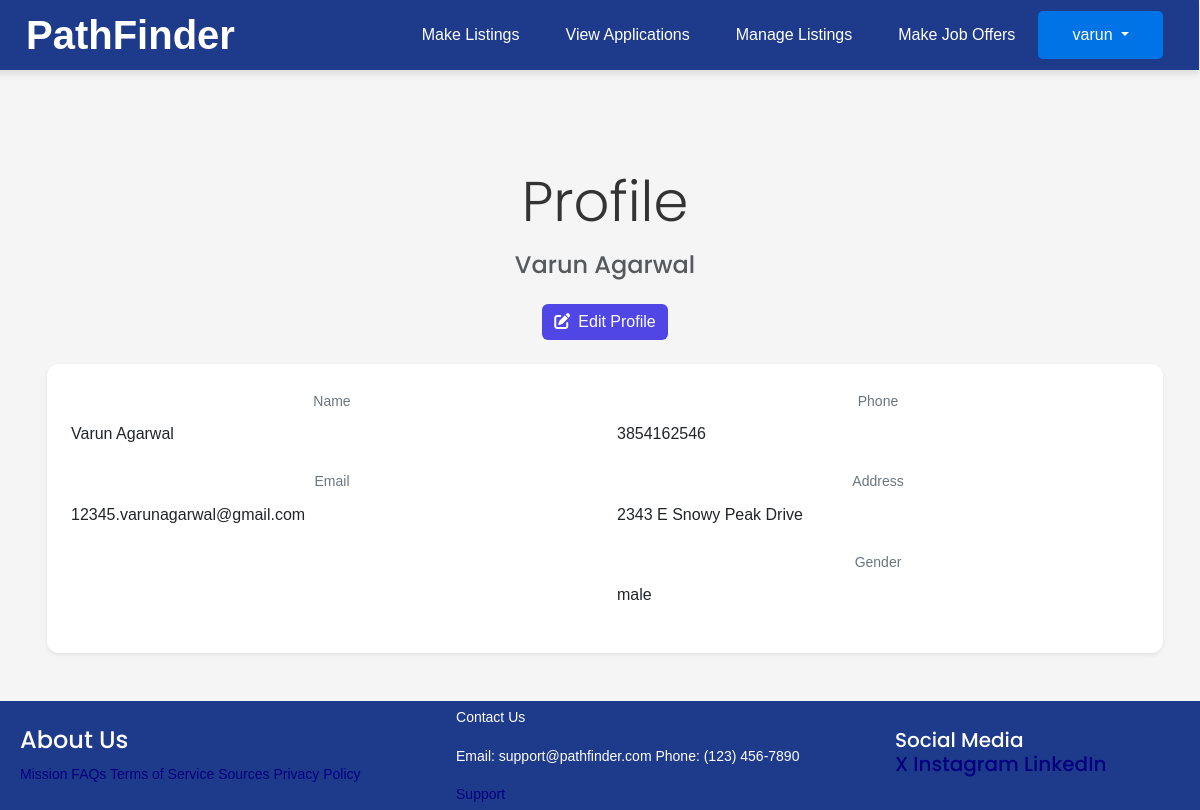
/profile/ (signed in), run on an earlier commit of the app's database.
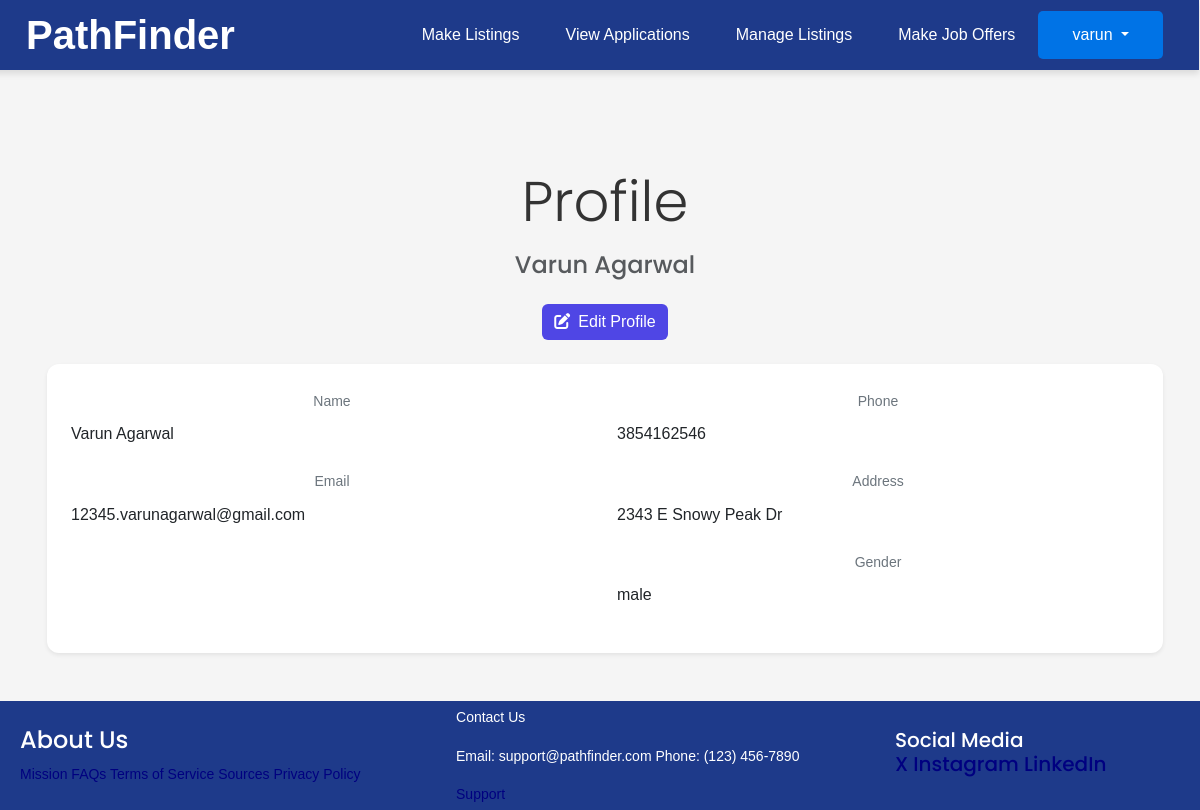
And on a later commit of the database.
### joblist/models.py (models this page shows)
class CustomUser(AbstractUser):
    choices = ( ("Student", "Student"),
               ("Employer", "Employer"),
               ("Mentor", "Mentor"))
    role = models.CharField(max_length=20, choices = choices)
    first_name = models.TextField()
    last_name = models.TextField()
    choices = ( ("male", "male"),
               ("female", "female"),
               ("prefer not to say", "prefer not to say"))
    gender = models.CharField(choices=choices, max_length=20)
    birthday = models.DateField(null=True, blank=True)
    phone = models.TextField()
    email = models.TextField()
    status_mentor = models.TextField(default="pending")
    mentor = models.ForeignKey(applicationMentor, on_delete=models.CASCADE, null = True, blank=True)
    address = models.TextField()
    offers = models.ManyToManyField(JobListing, related_name='offers', blank=True)
    recieveemails = models.BooleanField(default=False)
    REQUIRED_FIELDS = ["phone","birthday","gender", "email", "address", "first_name", "last_name", "role"]

### joblist/views.py (the view)
# urls.py: path('profile/', views.profile, name="view-profile"),
@login_required
def profile(request):
    return render(request, 'joblist/profile.html', {"user": request.user})

### joblist/templates/joblist/profile.html (shortened to what this page needs)
{% extends "joblist/base.html" %}
{% block content %}
<div class="container py-5">
    <div class="text-center mb-4" id="profile-header">
        <h1 class="display-4 mb-3">Profile</h1>
        <h2 class="h4 text-muted">{{ user.first_name }} {{ user.last_name }}</h2>
        <button class="btn btn-primary mt-3" onclick="toggleEditMode()">
            <i class="fas fa-edit me-2"></i>Edit Profile
        </button>
    </div>
    <div class="card shadow-sm" id="profile-card" style="transform-origin: top; transition: all 0.3s ease;">
        <div class="card-body p-4">
            <div class="row g-4">
                <div class="col-md-6">
                    <div class="form-group mb-3">
                        <label class="form-label">Name</label>
                        <input type="text" class="form-control" id="first_name" value="{{ user.first_name }} {{ user.last_name }}" disabled>
                    </div>
                    <div class="form-group mb-3">
                        <label class="form-label">Email</label>
                        <input type="email" class="form-control" id="email" value="{{ user.email }}" disabled>
                    </div>
                </div>
                <div class="col-md-6">
                    <div class="form-group mb-3">
                        <label class="form-label">Phone</label>
                        <input type="tel" class="form-control" id="phone" value="{{ user.phone }}" disabled>
                    </div>
                    <div class="form-group mb-3">
                        <label class="form-label">Address</label>
                        <input type="text" class="form-control" id="address" value="{{ user.address }}" disabled>
                    </div>
                    <div class="form-group mb-3">
                        <label class="form-label">Gender</label>
                        <input type="text" class="form-control" id="gender" value="{{ user.gender }}" disabled>
                    </div>
                </div>
            </div>
        </div>
    </div>
</div>
{% endblock %}

### joblist/templates/joblist/base.html (shortened to what this page needs)
{% load static %}
<!doctype html>
<html lang="en">
  <head>
    <link href='https://cdn.jsdelivr.net/npm/fullcalendar@5.11.3/main.css' rel='stylesheet' />
    <link rel="stylesheet" href="https://cdn.jsdelivr.net/npm/bootstrap@5.3.3/dist/css/bootstrap.min.css">
    <link rel="stylesheet" href="{% static 'css/styles.css' %}">
    <link rel="stylesheet" href="https://cdnjs.cloudflare.com/ajax/libs/font-awesome/6.0.0/css/all.min.css">
  </head>
  <body style="padding-left: 10px">
    <nav class="navbar navbar-expand-sm navbar-custom">
      <div class="container-fluid">
        <a class="navbar-brand" href="/">
          PathFinder
        </a>
        <div class="d-flex ms-auto align-items-center">
  {% if user.is_authenticated %}
  {% if user.is_superuser %}
        <ul class = "navbar-nav">
          <li class = "nav-item"><a class = "nav-link" href = "/">Home</a></li>
          <li class = "nav-item"><a class = "nav-link" href = "/approvelistings">View Pending Job Listings</a></li>
          <li class = "nav-item"><a class = "nav-link" href = "/approvementor">View Pending Mentor Applications</a></li>
        </ul>
    {% elif user.role == "Mentor" %}
          <ul class = "navbar-nav">
            <li class = "nav-item"><a class = "nav-link"href = "/mentorapply">Apply for Mentor</a></li>
            <li class = "nav-item"><a class = "nav-link" href = "/calendar">Calendar</a></li>
            <li class = "nav-item"><a class = "nav-link" href = "/students">Students</a></li>
          </ul>
    {% else %}
          <ul class = "navbar-nav">
            <li class = "nav-item"><a class = "nav-link" href = "{% url 'make-listings' -1 %}">Make Listings</a></li>
            <li class = "nav-item"><a class = "nav-link" href = "/view-applications">View Applications</a></li>
            <li class = "nav-item"><a class = "nav-link" href = "/manage-listings">Manage Listings</a></li>
            <li class = "nav-item"><a class = "nav-link" href = "/offers">Make Job Offers</a></li>
          </ul>
  {% endif %}
  <div class="dropdown" id = "userDropdown">
    <button class="btn dropdown-toggle" type="button" id="userDropdown" data-bs-toggle="dropdown" aria-expanded="false">
      {{ user.username }}
    </button>
  </div>
{% else %}
<a class="nav-link" href="{% url 'account_login' %}">Log In</a>
<a class="btn btn-get-started ms-3" style = "background-color: #1E3A8A; color: white;" href="{% url 'account_signup' %}">Sign Up</a>
{% endif %}
</div>
</div>
</nav>
    <div class="content-area">
      {% block content %}{% endblock %}
    </div>
    <div class="footer-container">
      <div class="footer">
        <div class="footer-heading footer-1">
          <h4>About Us</h4>
          <a href="#">Mission</a>
          <a href="#">FAQs</a>
          <a href="#">Terms of Service</a>
          <a href="/sources">Sources</a>
          <a href="#">Privacy Policy</a>
        </div>
        <div class="footer-heading footer-2">
          <p>Contact Us</p>
          <div style = "clear: both;">
          <p style = "display: inline-block">Email: support@pathfinder.com</p>
          <p style = "display: inline-block; ">Phone: (123) 456-7890</p>
        </div>
          <a  href="#">Support</a>
        </div>
        <div class="footer-heading footer-3">
          <h5>Social Media</52>
            <br>
          <a href="https://x.com/?mx=2">X</a>
          <a href="https://instagram.com">Instagram</a>
          <a href="https://linkedin.com">LinkedIn</a>
        </div>
      </div>
    </div>
  </body>
</html>

What changed in the data, as far as the page shows it:
changed CustomUser "Varun": address "2343 E Snowy Peak Drive" → "2343 E Snowy Peak Dr"
